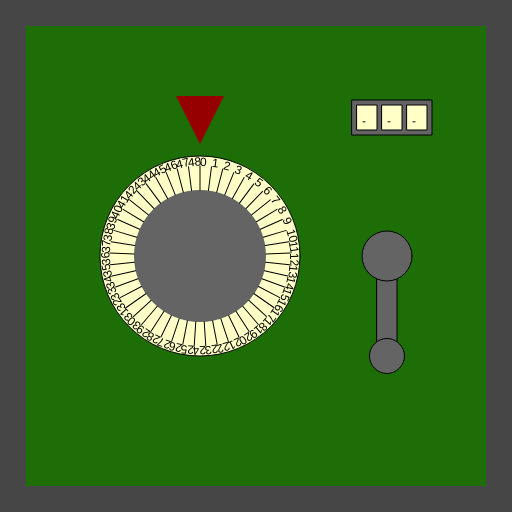
Frame 1 (no input)
Frame 60 (no input): identical to frame 1, image omitted
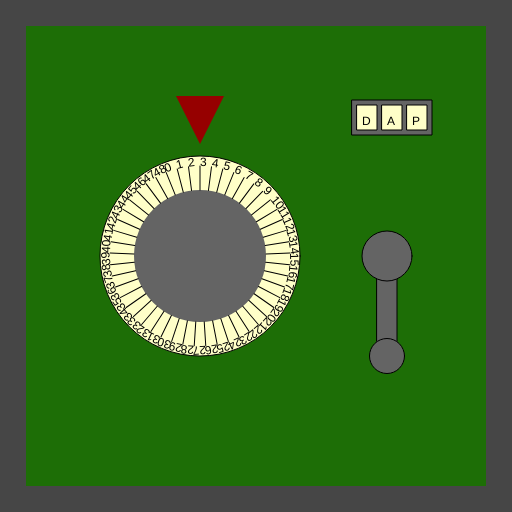
Frame 120 (the mouse pressed at the canvas centre since frame 60)

The p5.js sketch that drew these frames (run headless with seeded random() and noise() and a simulated clock; from frame 60 on, the mouse is pressed at the canvas centre):

// p5.js sketch
// ── sketch.js
/*

Officer: 7935412
CaseNum: 303-1-97566133-7935412

Case 303 - The Case of the Crooked Attorney
Stage 2 - Torvalds' House

This safe is in Torvalds’ home study. Be careful. If you get caught, I don’t know you !

Crack this safe by doing the following:

	When the mouse button is pressed:
	- Increment Restricted_Locker_Val_A by 3

	When any key is pressed:
	- Decrement Restricted_Locker_Val_B by 3

	When the mouse button is pressed:
	- Make Restricted_Locker_Val_C equal to the string "DAP"

	When any key is released:
	- Make Restricted_Locker_Val_C equal to the string "RTS"



This time you'll need to create the relevant event handlers yourself.

There are many possible ways of investigating this case, but you
should use ONLY the following commands:

	- The assignment operator aka. the equals sign !
	- Incrementing +=
	- Decrementing -=

*/

//declare the variables

var Restricted_Locker_Val_A;
var Restricted_Locker_Val_B;
var Restricted_Locker_Val_C;


function preload()
{
	//IMAGES WILL BE LOADED HERE

}

function setup()
{
	createCanvas(512,512);

	//initialise the variables
	Restricted_Locker_Val_A = 0;
	Restricted_Locker_Val_B = 0;
	Restricted_Locker_Val_C = "";

}

///////////////////EVENT HANDLERS///////////////////

//Create event handlers here to open the safe ...
function mousePressed()
{
	console.log("mousePressed");
	Restricted_Locker_Val_A+=3;
	Restricted_Locker_Val_C="DAP";
}
function keyPressed()
{
	console.log("keyPressed",key);
	Restricted_Locker_Val_B-=3;
}
function keyReleased()
{
	console.log("keyRelease",key);
	Restricted_Locker_Val_C="RTS";
}

///////////////DO NOT CHANGE CODE BELOW THIS POINT///////////////////

function draw()
{

	//Draw the safe door
	background(70);
	noStroke();
	fill(29,110,6);
	rect(26,26,width-52,width-52);

	//Draw the combination dial
	push();
	translate(200,height/2);
	drawDial(200, Restricted_Locker_Val_A, 49);
	pop();

	//Draw the lever
	push();
	translate(width - 125,256);
	drawLever(Restricted_Locker_Val_B);
	pop();

	//Draw the spinner
	push();
	translate(width - 120,100);
	drawSpinner(3, Restricted_Locker_Val_C);
	pop();

}

function drawDial(diameter,num,maxNum)
{
	//the combination lock

	var r = diameter * 0.5;
	var p = r * 0.6;

	stroke(0);
	fill(255,255,200);
	ellipse(0,0,diameter,diameter);
	fill(100);
	noStroke();
	ellipse(0,0,diameter*0.66,diameter*0.66);
	fill(150,0,0);
	triangle(
		-p * 0.4,-r-p,
		p * 0.4,-r-p,
		0,-r-p/5
	);

	noStroke();

	push();
	var inc = 360/maxNum;

	rotate(radians(-num * inc));
	for(var i = 0; i < maxNum; i++)
	{
		push();
		rotate(radians(i * inc));
		stroke(0);
		line(0,-r*0.66,0,-(r-10));
		noStroke();
		fill(0);
		text(i,0,-(r-10));
		pop();
	}

	pop();
}

function drawLever(rot)
{
	push();
	rotate(radians(-rot))
	stroke(0);
	fill(100);
	rect(-10,0,20,100);
	ellipse(0,0,50,50);
	ellipse(0,100,35,35);
	pop();
}

function drawSpinner(numSpinners, val)
{
	var sw = 20;
	var ow = (sw + 5) * numSpinners + 5;
	stroke(0);
	fill(100);
	rect(-ow/2,0,ow,35);
	if(typeof(val) == "number")
	{
		val = floor(val).toString(); //convert to string
	}


	for(var d = numSpinners - val.length; d > 0; d--)
	{
		val = "-" + val;
	}

	for(var i = 0; i < numSpinners; i++)
	{
		stroke(0);
		fill(255,255,200);
		rect(-ow/2 + i * (sw + 5) + 5,5,20,25);
		fill(0);
		noStroke();
		text(val[i],-ow/2 + sw/2 + i * (sw +5),25);
	}

}
